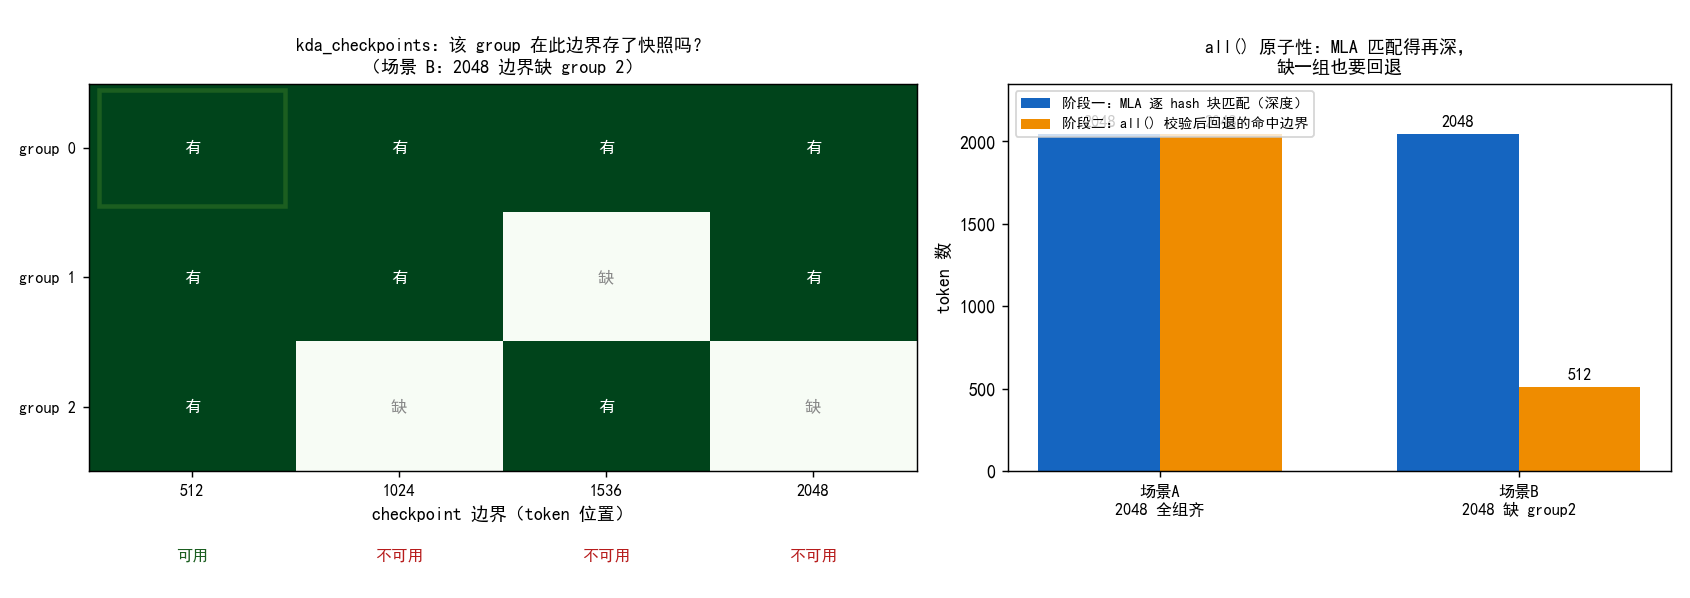

Write the Python code that produced this figure.
"""Q1 图：`checkpoint_available` 的 `all()` 为什么锁死原子性？—— 数据驱动实验。

要回答的问题
------------
`src/serve/prefix_cache.py:216-222` 里这行
    return all(boundary in group for group in self.kda_checkpoints.values())
到底在检查什么？为什么「少一个 group 就不能恢复」？两阶段 lookup 阶段二如何从
最深匹配边界「回退」到『所有 group 都有 checkpoint』的边界？

实验设计（全程用真实 `PrefixCache`，不用手工编造数字）
------------------------------------------------------
1. 构造 ``n_kda_groups=3`` 的 PrefixCache，register 2048 token 前缀
   （= 4 个 512-token hash block）；
2. 故意只给部分 group persist 某些边界，制造「不齐」的边界
   （有的 group 有、有的 group 没有）；
3. 逐边界打印 ``checkpoint_available`` 结果 -> 画「group x boundary」矩阵；
4. 对两个场景跑 ``lookup`` 展示阶段二的回退：
   - 场景 A：2048 边界全 group 齐 -> 命中 2048；
   - 场景 B：2048 边界缺一个 group -> MLA 虽然匹配到 2048，仍回退到 512。

由此把代码里的 `all()` 翻译成一张图：它就是「这一列每个格子都要打在图上」。
"""

from __future__ import annotations

import os
import sys

HERE_DIR = os.path.dirname(os.path.abspath(__file__))
ROOT = os.path.dirname(os.path.dirname(HERE_DIR))   # Model-Viz/
sys.path.insert(0, ROOT)                            # 供 `from src.serve...` 使用
sys.path.insert(0, os.path.join(ROOT, "src"))
sys.path.insert(0, HERE_DIR)                        # 供 plot_utils 使用

import numpy as np

# 必须在 pyplot 之前配置中文字体，否则标题/图例里的中文会渲染成方框（豆腐块）。
from plot_utils import setup_cjk_font

from matplotlib import pyplot as plt

from models.llm.kimi_k3.serve.prefix_cache import PrefixCache

HERE = os.path.dirname(os.path.abspath(__file__))


def _pixel_stats(path: str) -> None:
    """零告警验收：nonwhite 比例 + 独特色数（PIL 读取，防"文字渲染成方框"）。"""
    from PIL import Image

    with Image.open(path) as im:
        arr = np.asarray(im.convert("RGB"))
    nonwhite = (arr.sum(axis=-1) < 255 * 3 * 0.99).mean()
    colors = len(np.unique(arr.reshape(-1, 3), axis=0))
    print(f"pixel-stats: {os.path.basename(path)} nonwhite={nonwhite:.3f} colors={colors}")


def main():
    torch_random = None  # 本脚本无随机性（纯数据结构演示）
    font = setup_cjk_font()
    print("cjk font:", font)

    # ---- 1. 构造真实 PrefixCache：3 个 group，4 个边界 ----
    cache = PrefixCache(n_kda_groups=3)
    tokens = list(range(2048))                # 4 个 hash block（512 each）
    digests = cache.register(tokens)          # 登记 MLA 侧前缀索引
    # 标记 ready（register 默认 ready=True，这里显式走一遍流程保持一致）
    for d in digests:
        cache.mark_ready(d)

    boundaries = [512, 1024, 1536, 2048]
    # 故意构造「不齐」：
    #   512  -> 全部 group 都有
    #   1024 -> 只有 group 0, 1（缺 group 2）
    #   1536 -> 只有 group 0, 2（缺 group 1）
    #   2048 -> 全部 group 都有
    cache.persist_kda_checkpoint(512)
    cache.persist_kda_checkpoint(1024, groups=[0, 1])
    cache.persist_kda_checkpoint(1536, groups=[0, 2])
    cache.persist_kda_checkpoint(2048)

    # 逐边界打印原子性判定（这就是 all() 的输出）
    avail = {}
    for b in boundaries:
        val = cache.checkpoint_available(b)
        avail[b] = val
        print(f"boundary={b:>5}  checkpoint_available(all groups) = {val}")

    # ---- 2. 场景 A：第二请求同前缀，2048 全组齐 -> 命中 2048 ----
    res_a = cache.lookup(tokens)
    print(f"[场景A] lookup matched_tokens={res_a.matched_tokens} "
          f"kda_checkpoint={res_a.kda_checkpoint}")

    # ---- 3. 场景 B：把 2048 变成「缺一个组」，观察回退 ----
    cache.evict_kda_checkpoint(2048, groups=[2])      # 只抽走 group2 的 2048
    res_b = cache.lookup(tokens)
    print(f"[场景B] lookup matched_tokens={res_b.matched_tokens} "
          f"kda_checkpoint={res_b.kda_checkpoint}")
    # 画图用独立副本，避免污染展示矩阵：重建 B 的状态用于可视化
    cacheB = PrefixCache(n_kda_groups=3)
    cacheB.register(tokens)
    cacheB.persist_kda_checkpoint(512)
    cacheB.persist_kda_checkpoint(1024, groups=[0, 1])
    cacheB.persist_kda_checkpoint(1536, groups=[0, 2])
    cacheB.persist_kda_checkpoint(2048, groups=[0, 1])   # 缺 group2

    # ---- 4. 画图 ----
    fig, ax = plt.subplots(1, 2, figsize=(13, 4.6),
                           gridspec_kw={"width_ratios": [1.25, 1]})

    # 左：group x boundary 矩阵（场景 B，即 2048 缺一组的构造）
    group_ids = [0, 1, 2]
    matrix = np.zeros((3, 4), dtype=int)
    for gi, g in enumerate(group_ids):
        for ci, b in enumerate(boundaries):
            matrix[gi, ci] = b in cacheB.kda_checkpoints[g]

    im = ax[0].imshow(matrix, cmap="Greens", vmin=0, vmax=1,
                      aspect="auto", interpolation="nearest")
    ax[0].set_xticks(range(4))
    ax[0].set_xticklabels([f"{b}" for b in boundaries], fontsize=9)
    ax[0].set_xlabel("checkpoint 边界（token 位置）")
    ax[0].set_yticks(range(3))
    ax[0].set_yticklabels(["group 0", "group 1", "group 2"], fontsize=9)
    ax[0].set_title("kda_checkpoints：该 group 在此边界存了快照吗？\n"
                    "（场景 B：2048 边界缺 group 2）", fontsize=10)

    # 格子文字标记
    for gi in range(3):
        for ci in range(4):
            present = matrix[gi, ci] == 1
            ax[0].text(ci, gi, "有" if present else "缺",
                       ha="center", va="center", fontsize=9,
                       color="white" if present else "#888888")

    # 底部一行：all() 判定
    b_avail = [cacheB.checkpoint_available(b) for b in boundaries]
    for ci, ok in enumerate(b_avail):
        color = "#1b5e20" if ok else "#b71c1c"
        ax[0].text(ci, 3.15, "可用" if ok else "不可用",
                   ha="center", va="center", fontsize=9, color=color,
                   fontweight="bold")

    if res_b.kda_checkpoint is not None:
        ci_hit = boundaries.index(res_b.kda_checkpoint)
        ax[0].add_patch(plt.Rectangle((ci_hit - 0.45, -0.45), 0.9, 0.9,
                                      fill=False, edgecolor="#1b5e20",
                                      linewidth=2.5))
    ax[0].set_xlim(-0.5, 3.5)

    # 右：两场景的 lookup 结果 —— 阶段一 vs 阶段二
    labels = ["场景A\n2048 全组齐", "场景B\n2048 缺 group2"]
    stage1 = [2048, 2048]                      # MLA 侧都能匹配到最深 2048
    stage2 = [res_a.kda_checkpoint or 0, res_b.kda_checkpoint or 0]

    x = np.arange(2)
    w = 0.34
    b1 = ax[1].bar(x - w / 2, stage1, w, label="阶段一：MLA 逐 hash 块匹配（深度）",
                   color="#1565c0")
    b2 = ax[1].bar(x + w / 2, stage2, w, label="阶段二：all() 校验后回退的命中边界",
                   color="#ef8c00")

    for rect, val in zip(b1 + b2, stage1 + stage2):
        ax[1].text(rect.get_x() + rect.get_width() / 2, rect.get_height() + 40,
                   f"{val}", ha="center", fontsize=9)

    ax[1].set_xticks(x)
    ax[1].set_xticklabels(labels, fontsize=9)
    ax[1].set_ylabel("token 数")
    ax[1].set_ylim(0, 2350)
    ax[1].set_title("all() 原子性：MLA 匹配得再深，\n"
                    "缺一组也要回退", fontsize=10)
    ax[1].legend(fontsize=8, loc="upper left")

    plt.tight_layout()
    fig.subplots_adjust(top=0.86)
    out = os.path.join(HERE, "plot_checkpoint_atomicity.png")
    plt.savefig(out, dpi=130)
    _pixel_stats(out)
    print("saved plot_checkpoint_atomicity.png")
    print(f"关键结论：场景A matched={res_a.matched_tokens}（可复用最深处），"
          f"场景B matched={res_b.matched_tokens}（缺一组回退到 512）")


if __name__ == "__main__":
    main()
